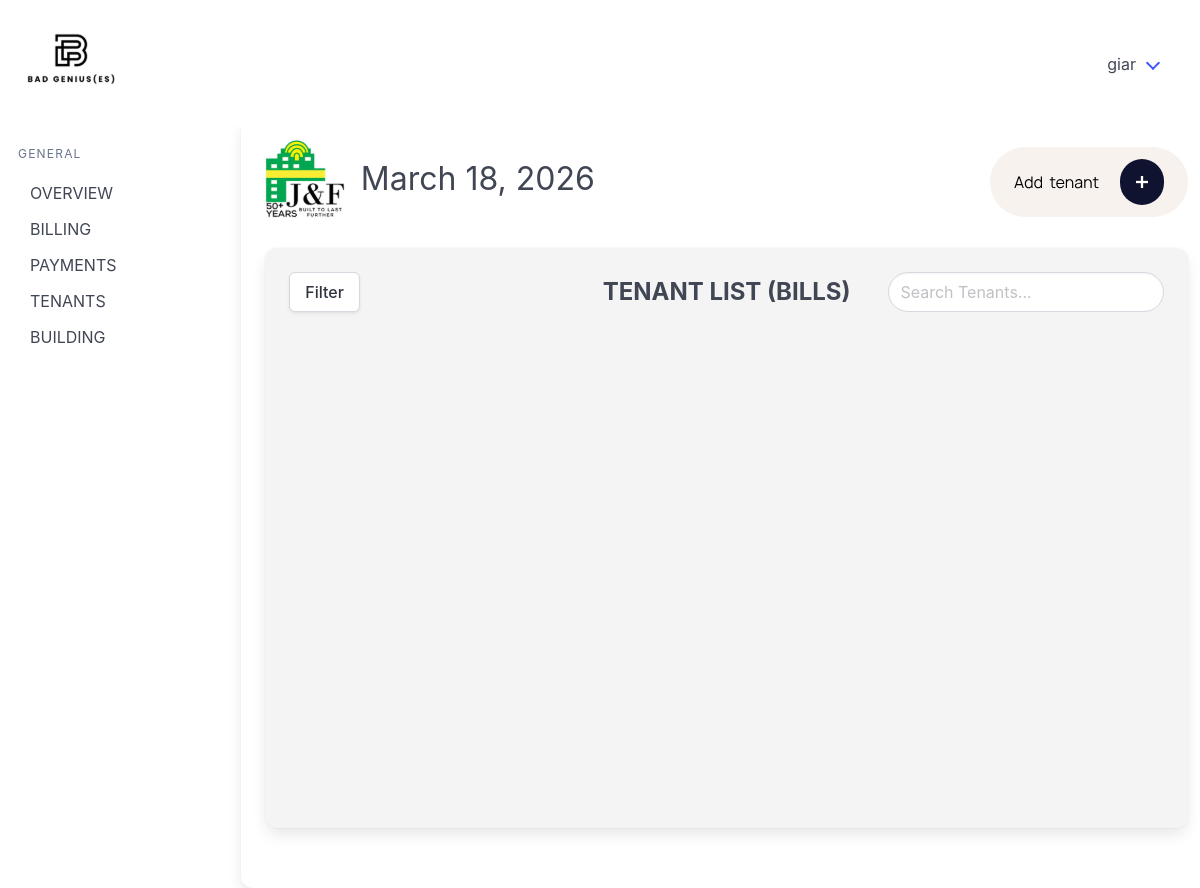
Before: /billing_records_main/ (signed in) with the older database file.
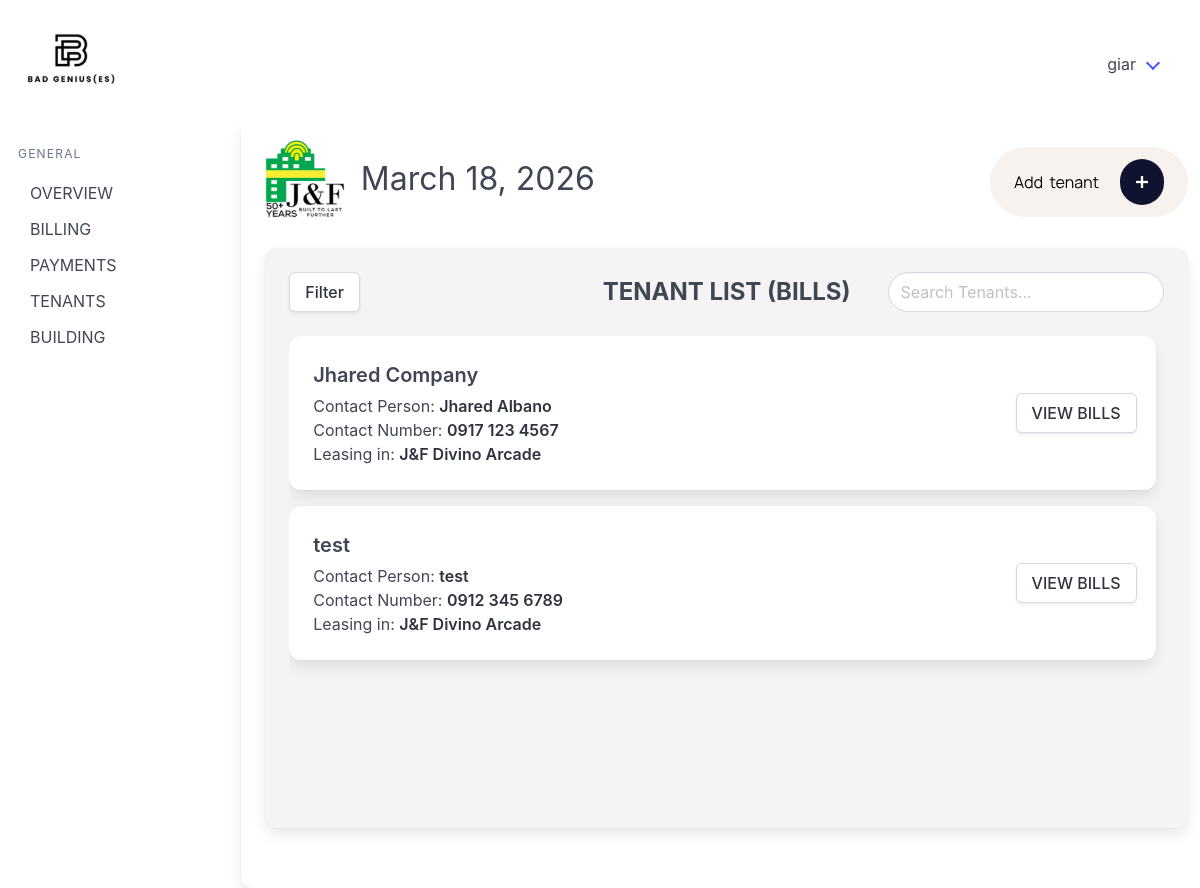
After: the same page with the newer database file.
### billingApp/models.py (models this page shows, shortened)
class Tenant(models.Model):
    companyName = models.CharField(max_length=100, null=True, blank=True)
    contactPerson = models.CharField(max_length=100)
    phoneNumber = models.CharField(max_length=12)
    email = models.CharField(max_length=50)
    modified_by = models.ForeignKey("Account", on_delete=models.SET_NULL, null=True, blank=True, related_name="+")
    modified_at = models.DateTimeField(auto_now=True, null=True, blank=True)
    objects = models.Manager

class Building(models.Model):
    buildingName = models.CharField(max_length=26, unique=True)
    signageCapacity = models.IntegerField(default=0)
    parkingCapacity = models.IntegerField(default=0)
    buildingAddress = models.CharField(max_length=50)
    modified_by = models.ForeignKey("Account", on_delete=models.SET_NULL, null=True, blank=True, related_name="+")
    modified_at = models.DateTimeField(auto_now=True, null=True, blank=True)
    objects = models.Manager

### billingApp/views.py (the view)
# urls.py: path('billing_records_main/', views.billing_records_main, name='billing_records_main'),
@login_required
def billing_records_main(request):
    building_filter = request.GET.get("building")
    lease_status_filter = request.GET.get("lease_status")
    tenants = Tenant.objects.all().order_by('companyName', 'contactPerson')
    leases = Lease.objects.all()
    active_leases = Lease.objects.filter(
        pastLease=False
    ).select_related('tenantName', 'buildingName')
    if building_filter:
        tenants = tenants.filter(
            lease__buildingName_id=building_filter,
            lease__pastLease=False
        ).distinct()
    if lease_status_filter == "active":
        tenants = tenants.filter(lease__pastLease=False).distinct()
    elif lease_status_filter == "none":
        tenants = tenants.exclude(lease__pastLease=False).distinct()
    lease_by_tenant_id = {lease.tenantName_id: lease for lease in active_leases}
    for t in tenants:
        if not (t.companyName or "").strip():
            t.companyName_display = t.contactPerson
        else:
            t.companyName_display = t.companyName
        lease = lease_by_tenant_id.get(t.id)
        if lease:
            t.buildingName_display = lease.buildingName.buildingName
        else:
            t.buildingName_display = "No active lease"
    buildings = Building.objects.all()
    date_today = get_date_today()
    return render(
        request,
        'billingApp/billing_records_main.html',
        {
            'tenants': tenants,
            'leases': leases,
            'buildings': buildings,
            'selected_building': building_filter,
            'selected_lease_status': lease_status_filter,
            'date_today': date_today
        }
    )

### billingApp/views.py (called while the page is built)
def get_date_today():
    from datetime import datetime
    return datetime.now().strftime("%B %d, %Y")

### billingApp/templates/billingApp/billing_records_main.html (shortened to what this page needs)
{% extends 'billingApp/base.html' %} {% load static %} {% block content %}
<div class="column is-3 pt-5 has-text-right">
  <a href="{% url 'add_tenant' %}">
  </a>
</div>
</div>
<div class="columns">
  <div class="column">
    <div class="card card2 tenant-panel">
      <div class="card-content tenant-panel-content">
        <div class="columns is-vcentered">
          <div class="column">
            <div class="dropdown" id="filterDropdown">
              <div class="dropdown-trigger">
                <button class="button" onclick="toggleFilter()" type="button">
                  Filter
                </button>
              </div>
            </div>
          </div>
          <div class="column">
            <h1 class="is-size-4 has-text-weight-bold has-text-centered">TENANT LIST (BILLS)</h1>
          </div>
          <div class="column has-text-right">
            <input id="searchInput" type="text" class="input searchInput" placeholder="Search Tenants..." />
          </div>
        </div>
        <div class="tenant-list-scroll">
          {% for t in tenants %}
          <div class="card mb-4">
            <div class="card-content">
              <div class="columns is-multiline is-vcentered">
                <div class="column">
                  <h2 class="is-size-5 has-text-weight-semibold mb-1">{{ t.companyName_display }}</h2>
                  <p class="is-size-6 has-text-weight-normal">
                    Contact Person: <strong>{{ t.contactPerson }}</strong>
                  </p>
                  <p class="is-size-6 has-text-weight-normal">
                    Contact Number: <strong>{{ t.phoneNumber }}</strong>
                  </p>
                  <p class="is-size-6 has-text-weight-normal">
                    Leasing in: <strong class="building-name">{{ t.buildingName_display }}</strong>
                  </p>
                </div>
                <div class="column is-2 has-text-right">
                  <a href="{% url 'view_bills' pk=t.pk %}" class="button">VIEW BILLS</a>
                </div>
              </div>
            </div>
          </div>
          {% endfor %}
        </div>
      </div>
    </div>
  </div>
</div>
{% endblock %}

Changed rows visible on the page:
added Tenant: companyName_display "Jhared Company", contactPerson "Jhared Albano", phoneNumber "0917 123 4567", buildingName_display "J&F Divino Arcade"
added Tenant: companyName_display "test", contactPerson "test", phoneNumber "0912 345 6789", buildingName_display "J&F Divino Arcade"
